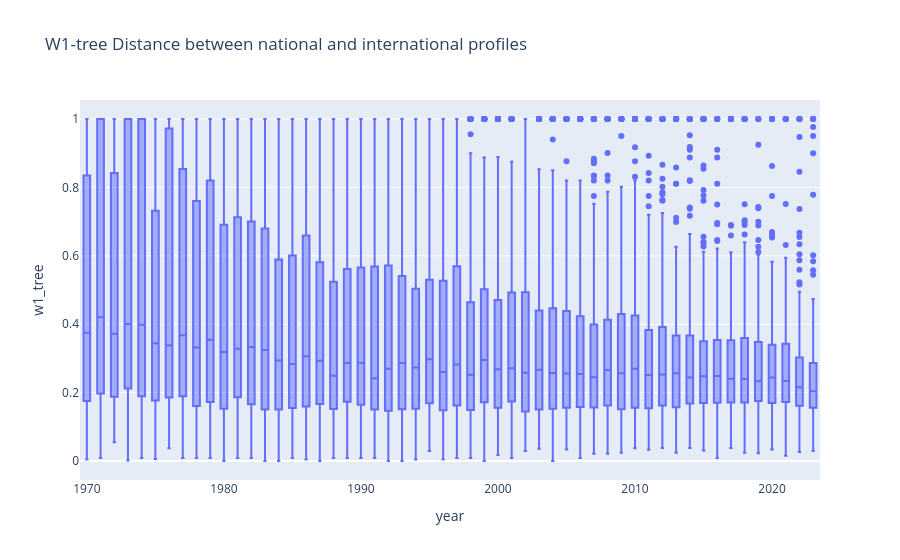

Notebook cell for this chart:
### Code cell
test_year = 2010
fig = px.box(
    (
        df_stats_dyn
        # .query("year > @test_year")
    ),
    x="year",
    y="w1_tree",
    points="outliers",
    hover_data=["country"],
    title="W1-tree Distance between national and international profiles"
    # color="region"
)
fig.show()
# fig.write_image("../images/w1_tree_box_1970_2023.png",
#                 width=1200, height=600, scale=2)

### Figure 1 — Plotly figure (JSON) as saved in the notebook; plotly's stock layout.template omitted (floating-point values rounded to 4 significant figures; data arrays with more than 128 entries replaced by an {"elided": "..."} marker saying what was removed)
{"data": [{"alignmentgroup": "True", "boxpoints": "outliers", "customdata": {"elided": "10805x1 str values"}, "hovertemplate": "year=%{x}<br>w1_tree=%{y}<br>country=%{customdata[0]}<extra></extra>", "legendgroup": "", "marker": {"color": "#636efa"}, "name": "", "notched": false, "offsetgroup": "", "orientation": "v", "showlegend": false, "x": {"elided": "10805 int values"}, "x0": " ", "xaxis": "x", "y": {"elided": "10805 float values"}, "y0": " ", "yaxis": "y", "type": "box"}], "layout": {"xaxis": {"anchor": "y", "domain": [0.0, 1.0], "title": {"text": "year"}}, "yaxis": {"anchor": "x", "domain": [0.0, 1.0], "title": {"text": "w1_tree"}}, "legend": {"tracegroupgap": 0}, "title": {"text": "W1-tree Distance between national and international profiles"}, "boxmode": "group"}}
